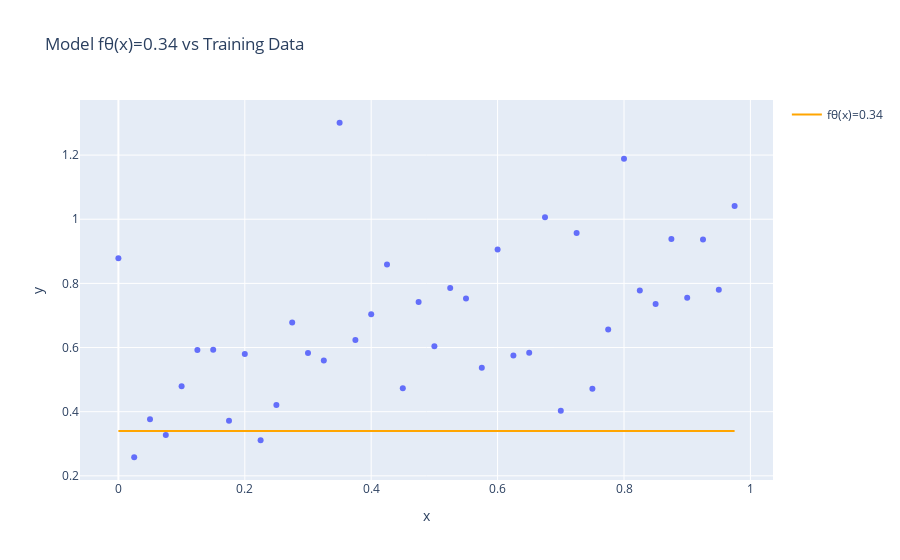

Source (notebook cell):
### Markdown cell above
# Task 2 -- Investigating the loss curve


We are going to investigate how an algorithm navigates the L2 loss curve.

To this end we will first use our very simple model $f_\theta(x) = \theta$ to model the training data given below.


### Task 2a
Visualize the model $f_\theta(x)$ with  $\theta=0.34$  alongside the training data in the plot below.

### Code cell
import numpy as np
import plotly.express as px

# Training data
x_train = np.arange(0.0, 1.0, 0.025)
y_train = 0.4 + x_train * 0.55 + np.random.randn(x_train.shape[0]) * 0.2

# Scatter plot of training data
fig = px.scatter(x=x_train, y=y_train, title="Model fθ(x)=0.34 vs Training Data",
                 labels={"x": "x", "y": "y"})

# Add model line fθ(x) = 0.34
fig.add_scatter(x=x_train, y=np.full_like(x_train, 0.34),
                mode="lines", name="fθ(x)=0.34", line=dict(color="orange"))

# Show plot
fig.show()

### Figure 1 — Plotly figure (JSON) as saved in the notebook; plotly's stock layout.template omitted (floating-point values rounded to 4 significant figures)
{"data": [{"hovertemplate": "x=%{x}<br>y=%{y}<extra></extra>", "legendgroup": "", "marker": {"color": "#636efa", "symbol": "circle"}, "mode": "markers", "name": "", "orientation": "v", "showlegend": false, "type": "scatter", "x": [0.0, 0.025, 0.05, 0.075, 0.1, 0.125, 0.15, 0.175, 0.2, 0.225, 0.25, 0.275, 0.3, 0.325, 0.35, 0.375, 0.4, 0.425, 0.45, 0.475, 0.5, 0.525, 0.55, 0.575, 0.6, 0.625, 0.65, 0.675, 0.7, 0.725, 0.75, 0.775, 0.8, 0.825, 0.85, 0.875, 0.9, 0.925, 0.95, 0.975], "xaxis": "x", "y": [0.8786, 0.2579, 0.3764, 0.3276, 0.4793, 0.5923, 0.5932, 0.3721, 0.5797, 0.3107, 0.4204, 0.6782, 0.5829, 0.5595, 1.301, 0.6232, 0.7041, 0.8585, 0.4728, 0.7421, 0.6038, 0.7859, 0.753, 0.5366, 0.9055, 0.575, 0.5837, 1.006, 0.4031, 0.9571, 0.4718, 0.6564, 1.189, 0.7779, 0.736, 0.9387, 0.7554, 0.937, 0.7801, 1.041], "yaxis": "y"}, {"line": {"color": "orange"}, "mode": "lines", "name": "fθ(x)=0.34", "type": "scatter", "x": [0.0, 0.025, 0.05, 0.075, 0.1, 0.125, 0.15, 0.175, 0.2, 0.225, 0.25, 0.275, 0.3, 0.325, 0.35, 0.375, 0.4, 0.425, 0.45, 0.475, 0.5, 0.525, 0.55, 0.575, 0.6, 0.625, 0.65, 0.675, 0.7, 0.725, 0.75, 0.775, 0.8, 0.825, 0.85, 0.875, 0.9, 0.925, 0.95, 0.975], "y": [0.34, 0.34, 0.34, 0.34, 0.34, 0.34, 0.34, 0.34, 0.34, 0.34, 0.34, 0.34, 0.34, 0.34, 0.34, 0.34, 0.34, 0.34, 0.34, 0.34, 0.34, 0.34, 0.34, 0.34, 0.34, 0.34, 0.34, 0.34, 0.34, 0.34, 0.34, 0.34, 0.34, 0.34, 0.34, 0.34, 0.34, 0.34, 0.34, 0.34]}], "layout": {"legend": {"tracegroupgap": 0}, "title": {"text": "Model fθ(x)=0.34 vs Training Data"}, "xaxis": {"anchor": "y", "domain": [0, 1], "title": {"text": "x"}}, "yaxis": {"anchor": "x", "domain": [0, 1], "title": {"text": "y"}}}}
